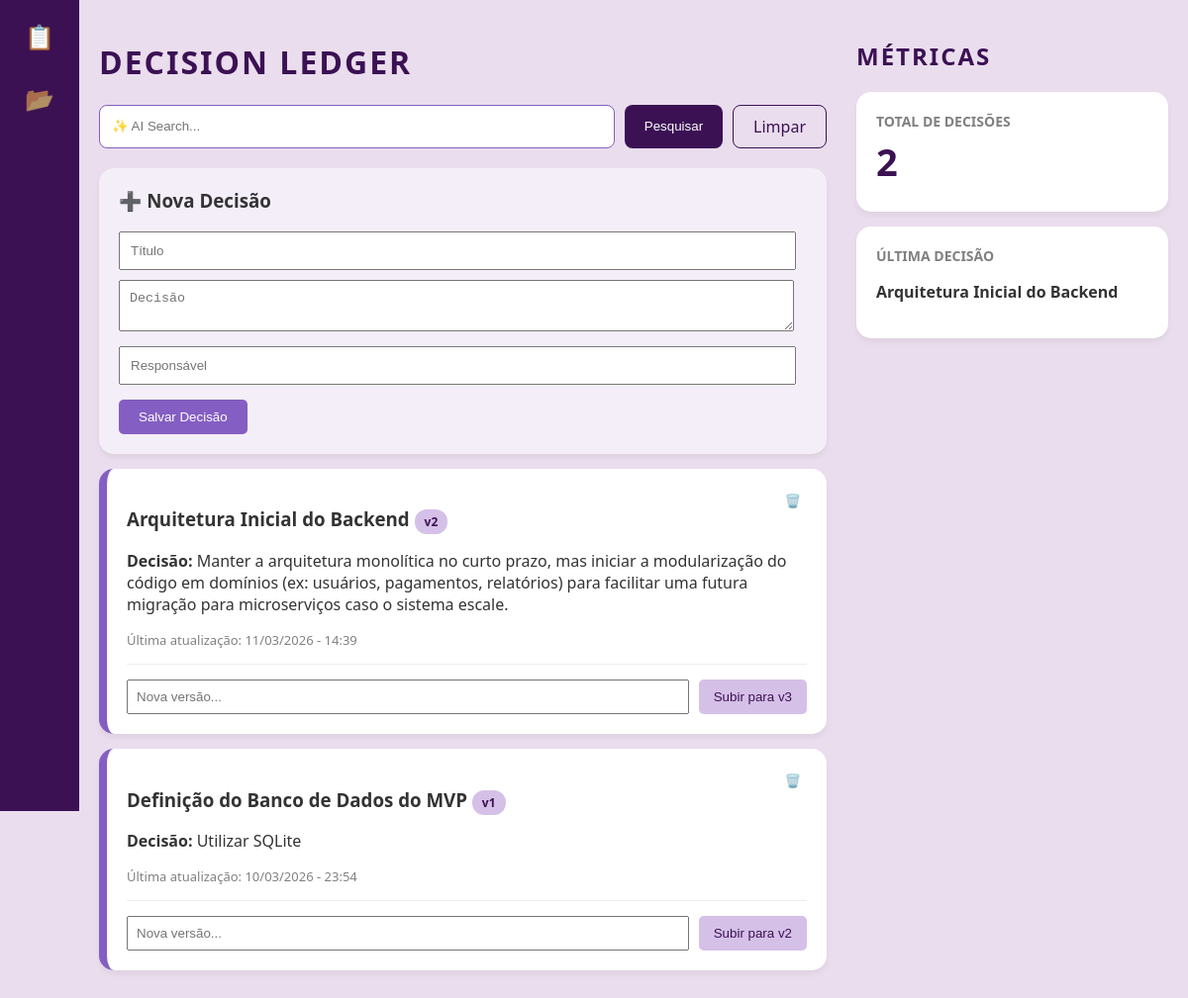
The page / on the database its author committed.
### tables this page shows
CREATE TABLE decisoes (
        id INTEGER PRIMARY KEY AUTOINCREMENT,
        titulo TEXT NOT NULL,
        decisao_tomada TEXT NOT NULL,
        descricao TEXT,
        responsavel TEXT NOT NULL,
        data TEXT NOT NULL,
        versao INTEGER DEFAULT 1
    );

### app.py (the view, shortened to what this page needs)
@app.route('/', methods=['GET', 'POST'])
def home():
    termo_busca = request.args.get('busca')
    conexao = sqlite3.connect('cerandolia.db')
    cursor = conexao.cursor()
    if termo_busca:
        cursor.execute('''
            SELECT * FROM decisoes
            WHERE titulo LIKE ? OR decisao_tomada LIKE ? OR responsavel LIKE ?
            ORDER BY id DESC
        ''', (f'%{termo_busca}%', f'%{termo_busca}%', f'%{termo_busca}%'))
    else:
        cursor.execute("SELECT * FROM decisoes ORDER BY id DESC")
    decisoes = cursor.fetchall()
    conexao.close()
    total_decisoes = len(decisoes)
    ultima_decisao = decisoes[0] if total_decisoes > 0 else None
    return render_template('index.html', decisoes=decisoes, total_decisoes=total_decisoes, ultima_decisao=ultima_decisao)

### templates/index.html (shortened to what this page needs)
<!DOCTYPE html>
<html lang="pt-br">
<head>
</head>
<body>
    <div class="sidebar">
        <a href="/" title="Decision Ledger" style="opacity: 1;">📋</a>
        <a href="/knowledge-hub" title="Knowledge Hub">📂</a>
    </div>
    <div class="conteudo-geral">
        <div class="layout-principal">
            <div class="coluna-principal">
                <h1>Decision Ledger</h1>
                <form method="GET" action="/" style="display: flex; gap: 10px; margin-bottom: 20px;">
                    <input type="text" name="busca" placeholder="✨ AI Search..." style="flex: 1; padding: 12px; border-radius: 8px; border: 1px solid #845ec2;">
                    <button type="submit" style="background-color: #3b1154; color: white; border: none; padding: 10px 20px; border-radius: 8px; cursor: pointer;">Pesquisar</button>
                    <a href="/" style="background-color: #eadded; color: #3b1154; text-decoration: none; padding: 10px 20px; border-radius: 8px; border: 1px solid #3b1154;">Limpar</a>
                </form>
                <div class="card" style="background-color: #f4eef9; border-left: none;">
                    <h3 style="margin-top: 0;">➕ Nova Decisão</h3>
                    <form method="POST">
                        <input type="text" name="titulo" placeholder="Título" required style="width: 95%; padding: 10px; margin-bottom: 10px;">
                        <textarea name="decisao_tomada" placeholder="Decisão" required style="width: 95%; padding: 10px; margin-bottom: 10px;"></textarea>
                        <input type="text" name="responsavel" placeholder="Responsável" required style="width: 95%; padding: 10px; margin-bottom: 15px;">
                        <button type="submit" style="background-color: #845ec2; color: white; border: none; padding: 10px 20px; border-radius: 5px;">Salvar Decisão</button>
                    </form>
                </div>
                {% for d in decisoes %}
                <div class="card" style="position: relative;">
                    <form method="POST" action="/deletar/{{ d[0] }}" style="position: absolute; top: 20px; right: 20px;">
                        <button type="submit" style="background: none; border: none; cursor: pointer; color: #ff6b6b;">🗑️</button>
                    </form>
                    <h3>{{ d[1] }} <span class="tag">v{{ d[6] }}</span></h3>
                    <p><strong>Decisão:</strong> {{ d[2] }}</p>
                    <p style="font-size: 13px; color: gray;">Última atualização: {{ d[5] }}</p>
                    <hr style="border: 0; border-top: 1px solid #eee; margin: 15px 0;">
                    <form method="POST" action="/atualizar/{{ d[0] }}" style="display: flex; gap: 10px;">
                        <input type="text" name="nova_decisao" placeholder="Nova versão..." required style="flex: 1; padding: 8px;">
                        <button type="submit" style="background-color: #d5c0e8; color: #3b1154; border: none; padding: 8px 15px; border-radius: 5px;">Subir para v{{ d[6] + 1 }}</button>
                    </form>
                </div>
                {% endfor %}
            </div>
            <div class="coluna-lateral">
                <h2 style="margin-top: 20px;">Métricas</h2>
                <div class="metric-box">
                    <p class="metric-title">Total de Decisões</p>
                    <p class="metric-value">{{ total_decisoes }}</p>
                </div>
                {% if ultima_decisao %}
                <div class="metric-box">
                    <p class="metric-title">Última Decisão</p>
                    <p style="font-weight: bold;">{{ ultima_decisao[1] }}</p>
                </div>
                {% endif %}
            </div>
        </div>
    </div>
</body>
</html>

### templates/index.html (style rules this page uses)
body { font-family: 'Segoe UI', sans-serif; background-color: #eadded; color: #333; margin: 0; display: flex; min-height: 100vh; }
.sidebar { width: 80px; background-color: #3b1154; display: flex; flex-direction: column; align-items: center; padding-top: 20px; position: sticky; top: 0; height: 100vh; }
.sidebar a { color: white; text-decoration: none; margin-bottom: 30px; font-size: 24px; opacity: 0.6; transition: 0.3s; }
.conteudo-geral { flex: 1; padding: 20px; }
.layout-principal { display: flex; gap: 30px; max-width: 1200px; margin: auto; }
.coluna-principal { flex: 7; }
.coluna-lateral { flex: 3; }
h1, h2 { color: #3b1154; text-transform: uppercase; letter-spacing: 2px; }
.card { background: white; border-radius: 15px; padding: 20px; margin-bottom: 15px; border-left: 8px solid #845ec2; box-shadow: 0 4px 6px rgba(0,0,0,0.05); }
.tag { background: #d5c0e8; color: #3b1154; padding: 4px 10px; border-radius: 12px; font-size: 12px; font-weight: bold; }
.metric-box { background: white; border-radius: 15px; padding: 20px; margin-bottom: 15px; box-shadow: 0 4px 6px rgba(0,0,0,0.05); }
.metric-title { font-size: 14px; color: gray; margin: 0; font-weight: bold; text-transform: uppercase; }
.metric-value { font-size: 38px; color: #3b1154; font-weight: bold; margin: 5px 0; }

### rows shown on the page
decisoes: titulo "Arquitetura Inicial do Backend", versao "2", decisao_tomada "Manter a arquitetura monolítica no curto prazo, mas iniciar a modularização do código em domínios (ex: usuários, pagamentos, relatórios) para facilitar uma futura migração para microserviços caso o sistema escale.", data "11/03/2026 - 14:39", d[6]+1 "3"
decisoes: titulo "Definição do Banco de Dados do MVP", versao "1", decisao_tomada "Utilizar SQLite", data "10/03/2026 - 23:54", d[6]+1 "2"

### other values the page prints
{{ total_decisoes }} "2"
